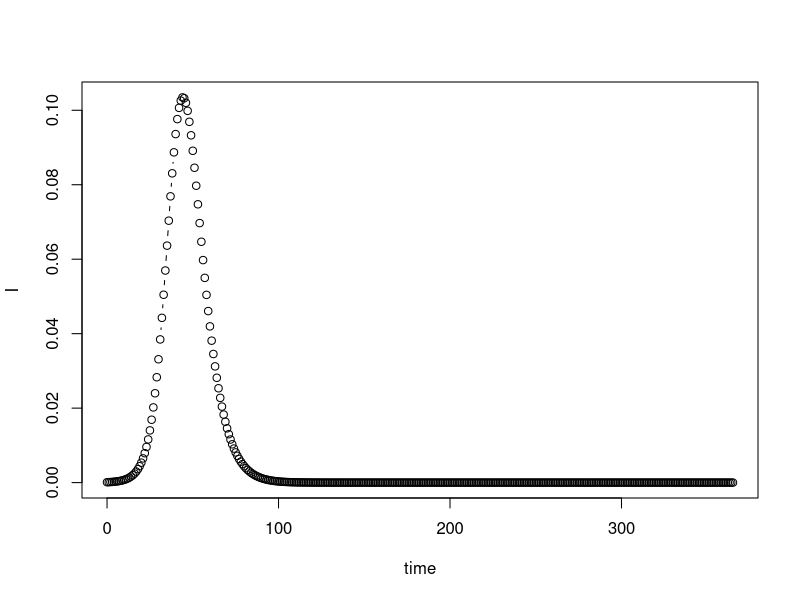
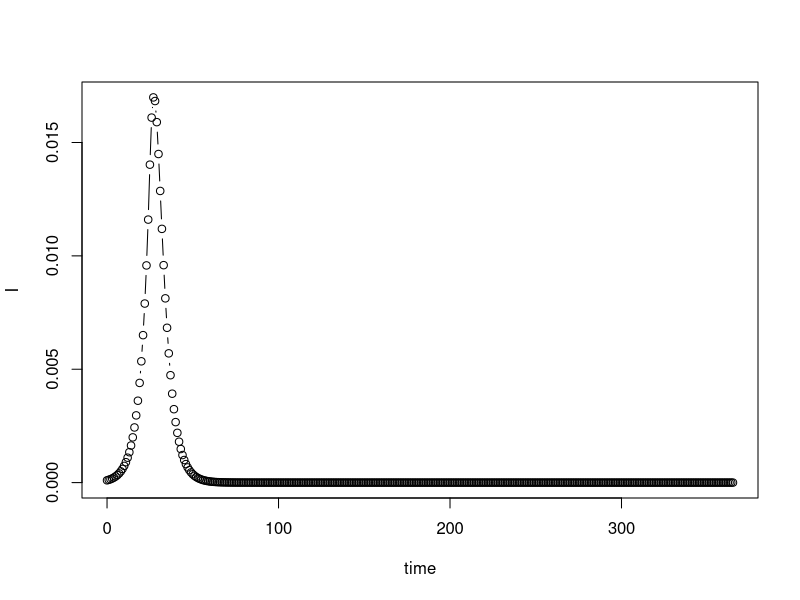
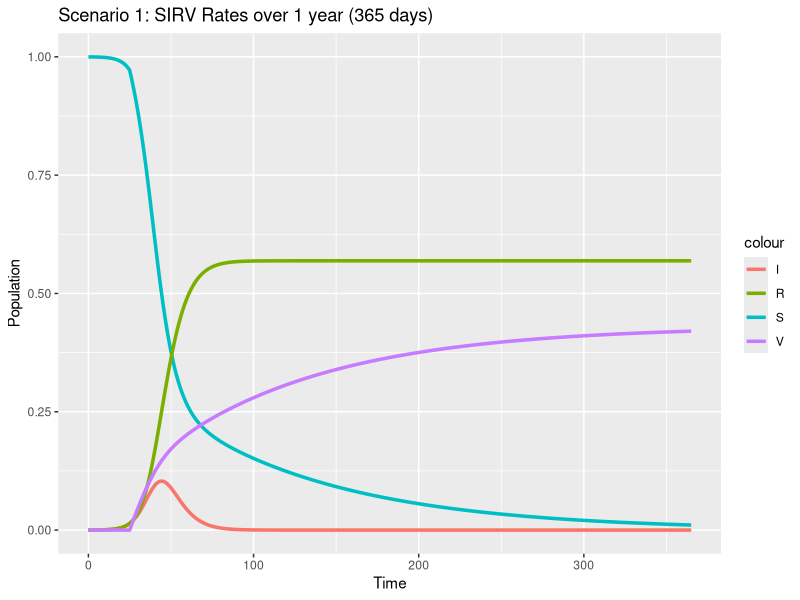
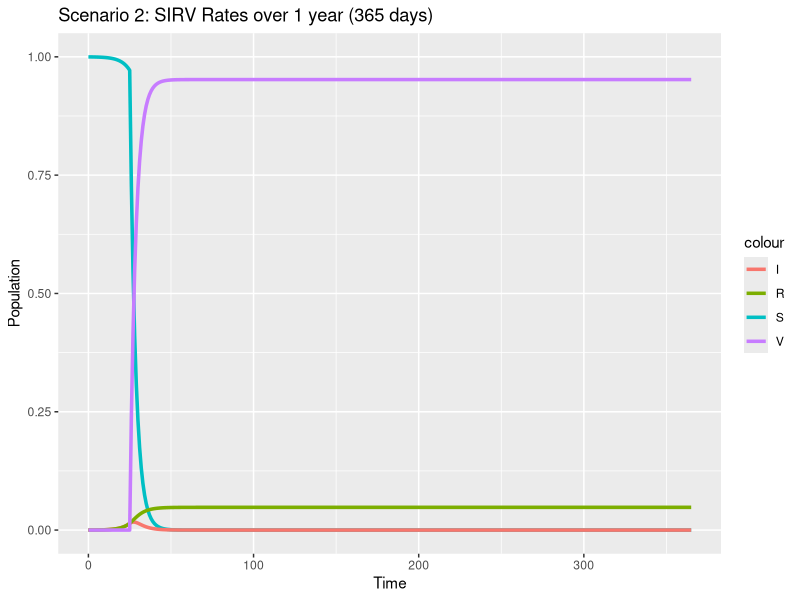
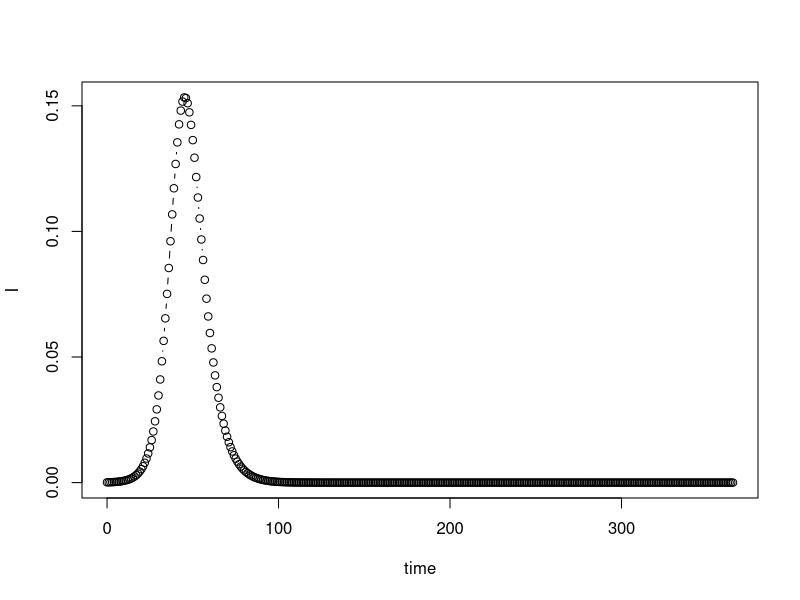
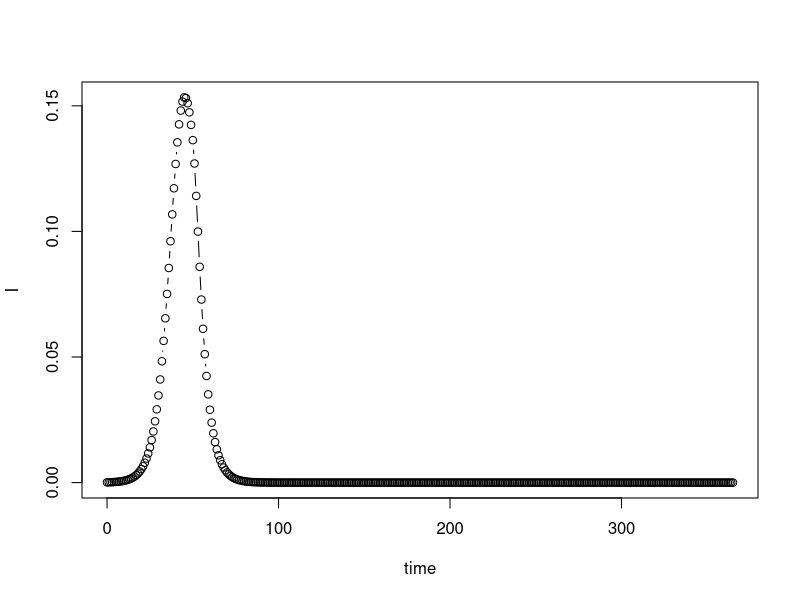
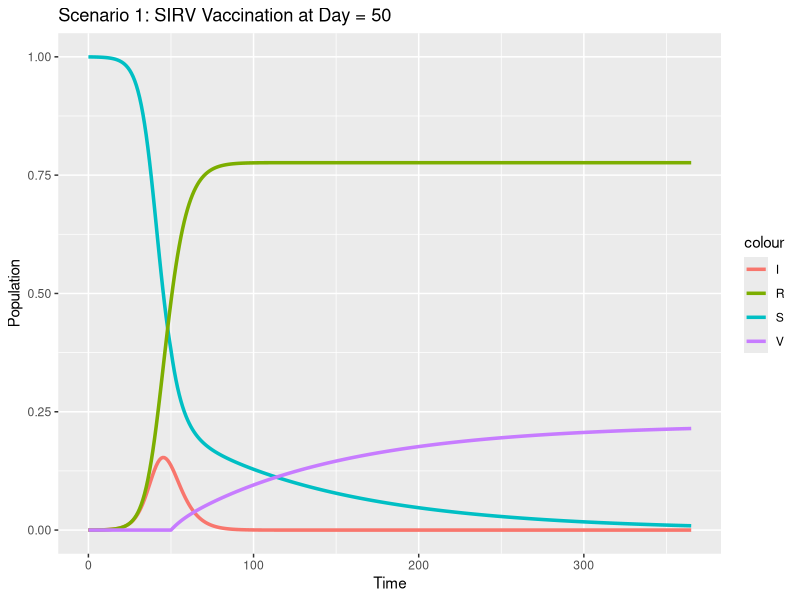
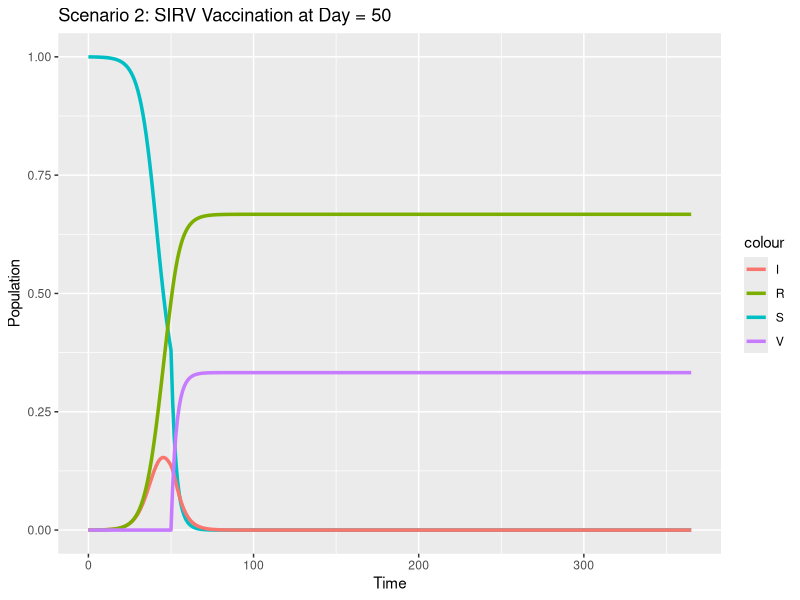

Generate these figures, in order, with R:
#Adding interventions into simple deterministic epidemiological models in R - Vaccination

#----Load Packages into R----
require(deSolve)
library("ggplot2")

#----Exercise 3: Adapt the R code to represent the model that you have described above. Let’s assume the scenario where you have the introduction of a new strain of virus into the human population. Assume that this pathogen has an R0 of 2.0. In reality, it can take quite a long time for new vaccine to be produced and made available for public distribution. Assume that it takes 25 days before vaccine is available. Assume you have two different scenarios. In one case, you could only vaccinate 10% of the population with a vaccine that is not very effective (VE = 10%) and in the second case, you could vaccinate 70% of the population with a vaccine that is 40% effective. Generate a figure to show the difference in the epidemic trajectory for each scenario and discuss your findings----

#----Define parameters, initial conditions, time, vaccinated proportion, and vaccine effectiveness----

#The following parameters are defined:
R0 <- 2.0 #The basic reproductive number of a new pathogen
N <- 1 #The population size
gamma <- 1/5 #The recovery rate in days
beta <- R0*(gamma) #The transmission rate (From S -> I)

#The proportion of susceptibles that are vaccinated is defined:
vax.init <- 0.0 #The initial proportion of susceptibles vaccinated is 0 because vaccine isn't introduced until day = 25.
vax.s1 <- 0.10 #In this scenario, a small proportion of the population is vaccinated.
vax.s2 <- 0.70 #In this scenario, a large proportion of the population is vaccinated. 

#The effectiveness of the vaccine is defined:
eff.init <- 0.0 #The initial effectiveness of the vaccine is 0 because it isn't introduced until day = 25
eff.s1 <- 0.10 #In this scenario, the vaccine is not very effective.
eff.s2 <- 0.40 #In this scenario, the vaccine is more effective than in scenario 1. 

#The initial conditions and time of the SIRV model is defined:
times <- seq(0,120,by=5) #Returns a sequence
xstart <- c(S=9999/10000,I=1/10000,R=0,V=0) #The initial conditions 
params.init <- c(beta=beta,gamma=gamma,vax=vax.init,eff=eff.init) #Parameters to be used for the initial conditions 
params.s1 <- c(beta=beta,gamma=gamma,vax=vax.s1, eff=eff.s1) #Parameters to be used for scenario one
params.s2 <- c(beta=beta,gamma=gamma,vax=vax.s2, eff=eff.s2) #Parameters to be used for scenario two. 
params <- c(beta=beta,gamma=gamma)

#----Set up the Closed SIRV Model----
#This is the closed SIRV model that will be used to simulate the model trajectory. It includes the addition of a V compartment, for the vaccinated individuals, and two new parameters: vaccination rate (vax) and vaccine effectiveness (eff). 
sirv.model <- function (t, x, params) {
  S <- x[1] #create local variable S
  I <- x[2] #create local variable I
  R <- x[3] #create local variable R
  V <- x[4] #create local variable V
  
  with( 
    as.list(params),
    { 
      dS <- -beta*S*I - (vax*eff*S)
      dI <- beta*S*I-gamma*I
      dR <- gamma*I
      dV <- vax*eff*S
      dx <- c(dS,dI,dR,dV)
      list(dx) 
    }
  )
}

#----Simulate Disease Trajectory: Initial Conditions 0-25 days No Vaccine----

out1 <- ode(xstart,seq(0,25,by=1),sirv.model,params.init,method='ode45',rtol=1e-7)
#Demonstrates the initial conditions before the vaccine has been implemented. This represents day 0 to 25 without vaccine. 

#----Simulate Disease Trajectory: Vaccine Intervention At Day = 25----

out2 <- ode(tail(out1,1)[2:5],seq(25,365,by=1),sirv.model,params.s1,method='ode45',rtol=1e-7)
out2 <-out2[-1,]
#The vaccine has been implemented at day 25 and the disease trajectory of scenario one is simulated.

out2.s2 <- ode(tail(out1,1)[2:5],seq(25,365,by=1),sirv.model,params.s2,method='ode45',rtol=1e-7)
out2.s2 <- out2.s2[-1,]
#The vaccine has been implemented at day 25 and the disease trajectory of scenario two is simulated.

scenario.1 <- as.data.frame(rbind(out1, out2))
scenario.2 <- as.data.frame(rbind(out1, out2.s2))
#Create a dataframe of the two scenario to be used later for plotting purposes. 

#----Plotting Disease Trajectory For Scenario 1 and 2----

plot(I~time,data=scenario.1,type='b') 
plot(I~time,data=scenario.2,type='b') 
#The plots show the effects these scenarios have on the Infected over time. 

sirv.1 <- ggplot() + 
  geom_line(size = 1.2, data=scenario.1, aes(x=time, y=S, colour = "S")) +
  geom_line(size = 1.2, data=scenario.1, aes(x=time, y=I, colour = "I")) +
  geom_line(size = 1.2, data=scenario.1, aes(x=time, y=R, colour = "R")) +
  geom_line(size = 1.2, data=scenario.1, aes(x=time, y=V, colour = "V")) +
  labs(y="Population") + labs(x="Time") + ggtitle("Scenario 1: SIRV Rates over 1 year (365 days)")
sirv.1 
#The disease trajectory for scenario one is plotted with SIRV curves. 

sirv.2 <- ggplot() + 
  geom_line(size = 1.2, data=scenario.2, aes(x=time, y=S, colour = "S")) +
  geom_line(size = 1.2, data=scenario.2, aes(x=time, y=I, colour = "I")) +
  geom_line(size = 1.2, data=scenario.2, aes(x=time, y=R, colour = "R")) +
  geom_line(size = 1.2, data=scenario.2, aes(x=time, y=V, colour = "V")) +
  labs(y="Population") + labs(x="Time") + ggtitle("Scenario 2: SIRV Rates over 1 year (365 days)")
sirv.2 
#The disease trajectory for scenario two is plotted with SIRV curves. 

#----Exercise 4. Does your answer to the question above change if the vaccine is available later (e.g. 50 days after the introduction of the pathogen instead of 25days)? If yes, how and why?----

out3 <- ode(xstart,seq(0,50,by=1),sirv.model,params.init,method='ode45',rtol=1e-7)
#Demonstrates the initial conditions before the vaccine has been implemented. This represents day 0 to 50 without vaccine. 

out4 <- ode(tail(out3,1)[2:5],seq(50,365,by=1),sirv.model,params.s1,method='ode45',rtol=1e-7)
out4 <-out4[-1,]
#The vaccine has been implemented at day 50 and the disease trajectory of scenario one is simulated.

out4.s2 <- ode(tail(out3,1)[2:5],seq(50,365,by=1),sirv.model,params.s2,method='ode45',rtol=1e-7)
out4.s2 <- out4.s2[-1,]
#The vaccine has been implemented at day 50 and the disease trajectory of scenario two is simulated.

scenario.1.ex4 <- as.data.frame(rbind(out3, out4))
scenario.2.ex4 <- as.data.frame(rbind(out3, out4.s2))
#Create a dataframe of the two scenario to be used later for plotting purposes. 

plot(I~time,data=scenario.1.ex4,type='b') 
plot(I~time,data=scenario.2.ex4,type='b') 
#The plots show the effects these scenarios have on the Infected over time. 

sirv.3 <- ggplot() + 
  geom_line(size = 1.2, data=scenario.1.ex4, aes(x=time, y=S, colour = "S")) +
  geom_line(size = 1.2, data=scenario.1.ex4, aes(x=time, y=I, colour = "I")) +
  geom_line(size = 1.2, data=scenario.1.ex4, aes(x=time, y=R, colour = "R")) +
  geom_line(size = 1.2, data=scenario.1.ex4, aes(x=time, y=V, colour = "V")) +
  labs(y="Population") + labs(x="Time") + ggtitle("Scenario 1: SIRV Vaccination at Day = 50")
sirv.3 
#The disease trajectory for scenario one, where vaccine is introduced at day = 50, is plotted with SIRV curves. 

sirv.4 <- ggplot() + 
  geom_line(size = 1.2, data=scenario.2.ex4, aes(x=time, y=S, colour = "S")) +
  geom_line(size = 1.2, data=scenario.2.ex4, aes(x=time, y=I, colour = "I")) +
  geom_line(size = 1.2, data=scenario.2.ex4, aes(x=time, y=R, colour = "R")) +
  geom_line(size = 1.2, data=scenario.2.ex4, aes(x=time, y=V, colour = "V")) +
  labs(y="Population") + labs(x="Time") +ggtitle("Scenario 2: SIRV Vaccination at Day = 50")
sirv.4
#The disease trajectory for scenario two, where vaccine is introduced at day = 50, is plotted with SIRV curves. 

#----Exercise 5:Does your answer change if the pathogen is much more transmissible (e.g. R0 = greater than 2.0)? If yes, how and why?----

R0_2 <- 3.0 #New basic reproductive number that is greater than 2.0
beta_2 <- R0_2*(gamma) #New beta value using the new R0

params.init.2 <- c(beta=beta_2,gamma=gamma,vax=vax.init,eff=eff.init)
params.s1.2 <- c(beta=beta_2,gamma=gamma,vax=vax.s1, eff=eff.s1)
params.s2.2 <- c(beta=beta_2,gamma=gamma,vax=vax.s2, eff=eff.s2)
params.2 <- c(beta=beta_2,gamma=gamma)
#Set up the new parameters with the new value of beta.

out5 <- ode(xstart,seq(0,25,by=1),sirv.model,params.init.2,method='ode45',rtol=1e-7)
#Demonstrates the initial conditions before the vaccine has been implemented. This represents day 0 to 25 without vaccine and an increased R0. 

out6 <- ode(tail(out5,1)[2:5],seq(25,365,by=1),sirv.model,params.s1.2,method='ode45',rtol=1e-7)
out6 <-out6[-1,]
#The vaccine has been implemented at day 25 and the disease trajectory of scenario one is simulated, where R0 = 3.00

out6.s2 <- ode(tail(out5,1)[2:5],seq(25,365,by=1),sirv.model,params.s2.2,method='ode45',rtol=1e-7)
out6.s2 <- out6.s2[-1,]
#The vaccine has been implemented at day 25 and the disease trajectory of scenario two is simulated, where R0 = 3.00

scenario.5 <- as.data.frame(rbind(out5, out6))
scenario.6 <- as.data.frame(rbind(out5, out6.s2))
#Save the scenarios into a dataframe to be used later for plotting purposes. 

plot(I~time,data=scenario.5,type='b') 
plot(I~time,data=scenario.6,type='b') 
#New plots to check I over Time if the R0 was greater than 2. 

sirv.5 <- ggplot() + 
  geom_line(size = 1.2, data=scenario.5, aes(x=time, y=S, colour = "S")) +
  geom_line(size = 1.2, data=scenario.5, aes(x=time, y=I, colour = "I")) +
  geom_line(size = 1.2, data=scenario.5, aes(x=time, y=R, colour = "R")) +
  geom_line(size = 1.2, data=scenario.5, aes(x=time, y=V, colour = "V")) +
  labs(y="Population") + labs(x="Time") + ggtitle("Scenario 1: SIRV rates over 1 year (365 days) where R0 = 3")
sirv.5 
#The disease trajectory for scenario one is plotted with SIRV curves, where R0 = 3 

sirv.6 <- ggplot() + 
  geom_line(size = 1.2, data=scenario.6, aes(x=time, y=S, colour = "S")) +
  geom_line(size = 1.2, data=scenario.6, aes(x=time, y=I, colour = "I")) +
  geom_line(size = 1.2, data=scenario.6, aes(x=time, y=R, colour = "R")) +
  geom_line(size = 1.2, data=scenario.6, aes(x=time, y=V, colour = "V")) +
  labs(y="Population") + labs(x="Time") + ggtitle("Scenario 2: SIRV rates over 1 year (365 days) where R0 = 3")
sirv.6
#The disease trajectory for scenario two is plotted with SIRV curves, where R0 = 3 
